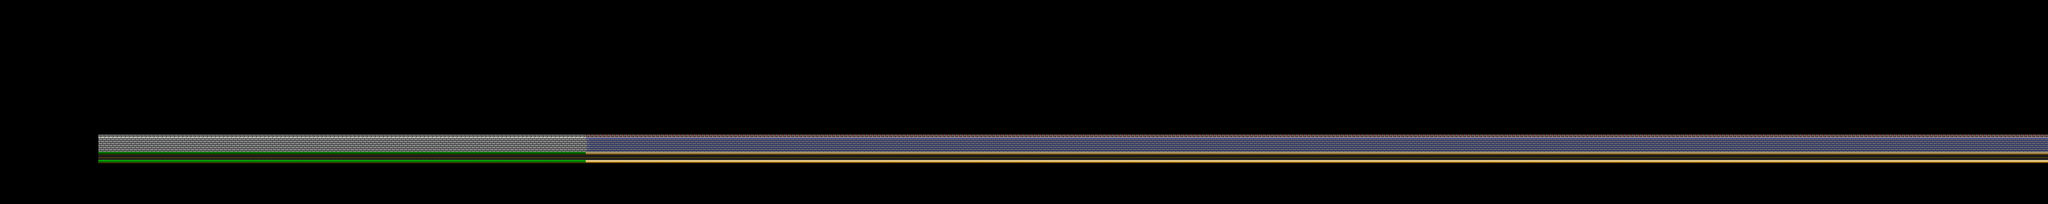

Below is a game level as drawn by its tile map, then a one-line description and the .tmx that defines it (tile-layer data replaced by summaries):
An orthogonal 500x50 tile map with 16x16 px tiles, 3 tile layers (PlayerLayer, Foreground tiles, Shadows), 15 tilesets.

<map version="1.0" tiledversion="1.0.2" orientation="orthogonal" renderorder="right-down" width="500" height="50" tilewidth="16" tileheight="16" nextobjectid="1">
 <properties>
  <property name="unity:scale" type="float" value="0.1" />
 </properties>
 <tileset firstgid="1" name="bottom brick dithered" tilewidth="16" tileheight="16" spacing="1" tilecount="1" columns="1">
  <image source="../ART LOL/JONS ART LOL/bottom brick dithered.png" width="16" height="16" />
 </tileset>
 <tileset firstgid="2" name="middle brick Dithering" tilewidth="16" tileheight="16" spacing="1" tilecount="1" columns="1">
  <image source="../ART LOL/JONS ART LOL/middle brick Dithering.png" width="16" height="16" />
 </tileset>
 <tileset firstgid="3" name="top brick dithered" tilewidth="16" tileheight="16" spacing="1" tilecount="1" columns="1">
  <image source="../ART LOL/JONS ART LOL/top brick dithered.png" width="16" height="16" />
 </tileset>
 <tileset firstgid="4" name="Road1Tile" tilewidth="16" tileheight="16" spacing="1" tilecount="1" columns="1">
  <image source="../ART LOL/Level 1 Tiles/Road1Tile.png" width="16" height="16" />
 </tileset>
 <tileset firstgid="5" name="Road2Tile" tilewidth="16" tileheight="16" spacing="1" tilecount="1" columns="1">
  <image source="../ART LOL/Level 1 Tiles/Road2Tile.png" width="16" height="16" />
 </tileset>
 <tileset firstgid="6" name="bottom no brick" tilewidth="16" tileheight="16" spacing="1" tilecount="1" columns="1">
  <image source="../ART LOL/Level 1 Tiles/bottom no brick.png" width="16" height="16" />
 </tileset>
 <tileset firstgid="7" name="bottom brick dithered Blood" tilewidth="16" tileheight="16" spacing="1" tilecount="1" columns="1">
  <image source="../ART LOL/Level 1 Tiles/bottom brick dithered Blood.png" width="16" height="16" />
 </tileset>
 <tileset firstgid="8" name="top death brick" tilewidth="16" tileheight="16" spacing="1" tilecount="1" columns="1">
  <image source="../ART LOL/JONS ART LOL/top death brick.png" width="16" height="16" />
 </tileset>
 <tileset firstgid="9" name="top death brick 2" tilewidth="16" tileheight="16" spacing="1" tilecount="1" columns="1">
  <image source="../ART LOL/JONS ART LOL/top death brick 2.png" width="16" height="16" />
 </tileset>
 <tileset firstgid="10" name="middle brick Dithering Blood" tilewidth="16" tileheight="16" spacing="1" tilecount="1" columns="1">
  <image source="../ART LOL/Level 1 Tiles/middle brick Dithering Blood.png" width="16" height="16" />
 </tileset>
 <tileset firstgid="11" name="middle brick Dithering Transition" tilewidth="16" tileheight="16" spacing="1" tilecount="1" columns="1">
  <image source="../ART LOL/Level 1 Tiles/middle brick Dithering Transition.png" width="16" height="16" />
 </tileset>
 <tileset firstgid="12" name="bottom no brick Blood" tilewidth="16" tileheight="16" spacing="1" tilecount="1" columns="1">
  <image source="../ART LOL/Level 1 Tiles/bottom no brick Blood.png" width="16" height="16" />
 </tileset>
 <tileset firstgid="13" name="Shadows" tilewidth="16" tileheight="16" spacing="1" tilecount="1" columns="1">
  <image source="../ART LOL/Level 1 Tiles/Shadows.png" width="16" height="16" />
 </tileset>
 <tileset firstgid="14" name="PixelBeach" tilewidth="16" tileheight="16" spacing="1" tilecount="1" columns="1">
  <image source="../ART LOL/Darrells Pixel Art/Extra/PixelBeach.png" width="16" height="16" />
 </tileset>
 <tileset firstgid="15" name="Sidewalk" tilewidth="183" tileheight="75" spacing="1" tilecount="1" columns="1">
  <image source="../ART LOL/JONS ART LOL/VidyaGameJonBackgrounds/Sidewalk.png" width="183" height="75" />
 </tileset>
 <layer name="PlayerLayer" width="500" height="50">
  <data>[25000 cells, 3332 non-empty, 9 distinct tile ids]</data>
 </layer>
 <layer name="Foreground tiles" width="500" height="50">
  <data>[25000 cells, 476 non-empty, 2 distinct tile ids]</data>
 </layer>
 <layer name="Shadows" width="500" height="50">
  <data>[25000 cells, 2380 non-empty, 1 distinct tile ids]</data>
 </layer>
</map>
